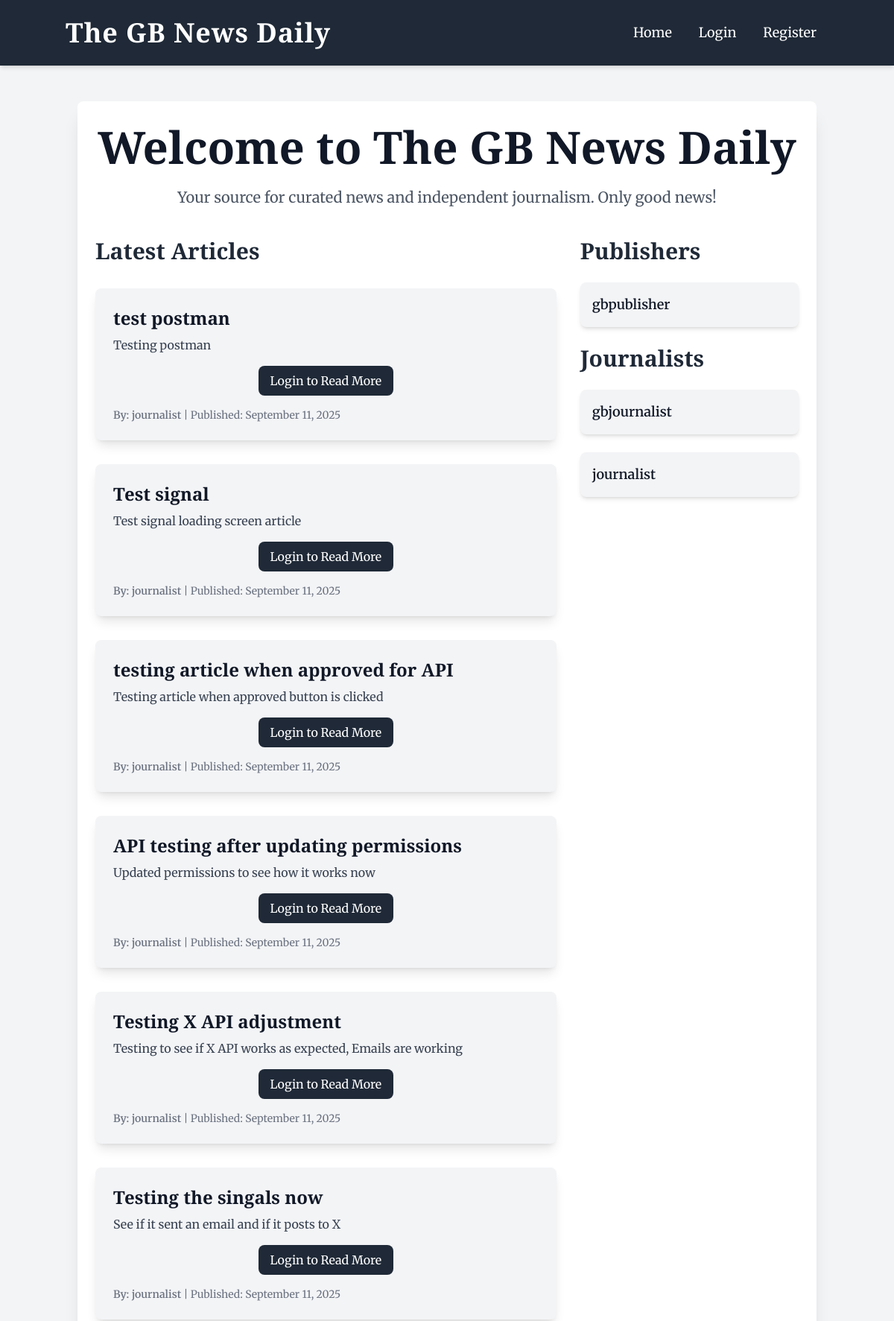
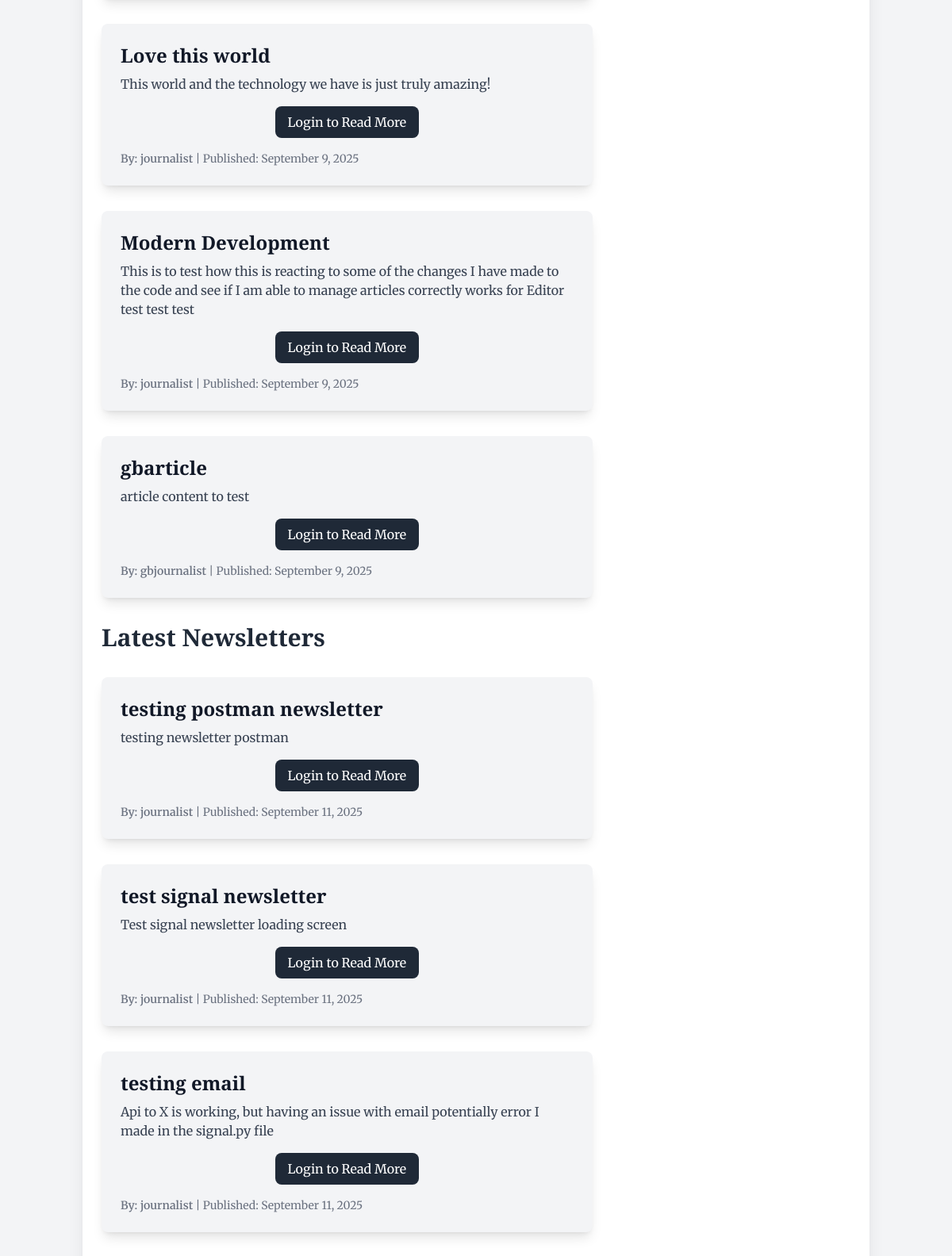
The page / (upper part) on the database its author committed (2 pictures, top to bottom).
### news/models.py (models this page shows, shortened)
class Article(models.Model):
    title = models.CharField(max_length=200)
    content = models.TextField()
    author = models.ForeignKey(
        CustomUser,
        on_delete=models.CASCADE,
        related_name='articles_written'
    )
    publisher = models.ForeignKey(
        Publisher,
        on_delete=models.CASCADE,
        related_name='articles_published',
        null=True,
        blank=True
    )
    approved = models.BooleanField(default=False)
    created_at = models.DateTimeField(auto_now_add=True)
    _original_approved = None
    def __init__(self, *args, **kwargs):
        super().__init__(*args, **kwargs)
        if self.pk is not None:
            self._original_approved = self.approved
        else:
            self._original_approved = None

class CustomUser(AbstractUser):
    ROLE_CHOICES = (
        ('reader', 'Reader'),
        ('editor', 'Editor'),
        ('journalist', 'Journalist'),
    )
    role = models.CharField(
        max_length=20,
        choices=ROLE_CHOICES,
        default='reader'
    )
    subscriptions_publishers = models.ManyToManyField(
        'Publisher',
        related_name='subscribers_to_publisher',
        blank=True
    )
    subscriptions_journalists = models.ManyToManyField(
        'self',
        related_name='followers',
        symmetrical=False,
        blank=True
    )
    articles = models.ManyToManyField(
        'Article',
        related_name='author_articles',
        blank=True
    )
    newsletters = models.ManyToManyField(
        'Newsletter',
        related_name='author_newsletters',
        blank=True
    )
    class Meta:
        verbose_name_plural = "Custom Users"

class Newsletter(models.Model):
    title = models.CharField(max_length=200)
    content = models.TextField()
    author = models.ForeignKey(
        CustomUser,
        on_delete=models.CASCADE,
        related_name='newsletters_written'
    )
    publisher = models.ForeignKey(
        Publisher,
        on_delete=models.CASCADE,
        related_name='newsletters_published',
        null=True,
        blank=True
    )
    approved = models.BooleanField(default=False)
    created_at = models.DateTimeField(auto_now_add=True)
    _original_approved = None
    def __init__(self, *args, **kwargs):
        super().__init__(*args, **kwargs)
        if self.pk is not None:
            self._original_approved = self.approved
        else:
            self._original_approved = None

class Publisher(models.Model):
    name = models.CharField(max_length=100)
    editors = models.ManyToManyField(
        CustomUser,
        related_name='publishers_editor',
        blank=True
    )
    journalists = models.ManyToManyField(
        CustomUser,
        related_name='publishers_journalist',
        blank=True
    )
    description = models.TextField(blank=True, null=True)

### news/views.py (the view)
# urls.py: path('', home, name='home'),
def home(request):
    approved_articles = (
        Article.objects.filter(approved=True)
        .order_by('-created_at')
    )
    approved_newsletters = (
        Newsletter.objects.filter(approved=True)
        .order_by('-created_at')
    )
    publishers = Publisher.objects.all()
    journalists = CustomUser.objects.filter(role='journalist')
    context = {
        'articles': approved_articles,
        'newsletters': approved_newsletters,
        'publishers': publishers,
        'journalists': journalists,
    }
    return render(request, 'news/home.html', context)

### news/templates/news/home.html (shortened to what this page needs)
{% extends "base.html" %}
{% block content %}
<div class="max-w-7xl mx-auto p-6 bg-white rounded-lg shadow-xl">
    <header class="text-center mb-10">
        <h1 class="text-6xl font-extrabold header-font text-gray-900 leading-tight">
            Welcome to The GB News Daily
        </h1>
        <p class="mt-4 text-xl text-gray-600">
            Your source for curated news and independent journalism. Only good news!
        </p>
    </header>
    <div class="grid grid-cols-1 md:grid-cols-2 lg:grid-cols-3 gap-8">
        <div class="lg:col-span-2 space-y-8">
            <h2 class="text-3xl font-bold header-font text-gray-800 mb-4">Latest Articles</h2>
            {% if articles %}
                {% for article in articles %}
                <div class="bg-gray-100 p-6 rounded-lg shadow-lg">
                    <h3 class="text-2xl font-bold header-font text-gray-900 mb-2">
                        <a href="{% url 'article_detail' article_id=article.id %}" class="hover:underline">
                            {{ article.title }}
                        </a>
                    </h3>
                    {% if user.is_authenticated %}
                    <p class="text-gray-700">
                        {{ article.content|safe }}
                    </p>
                    {% else %}
                    <p class="text-gray-700">
                        {{ article.content|truncatechars:200 }}
                    </p>
                    <div class="mt-4 text-center">
                        <a href="{% url 'login' %}" class="inline-block bg-gray-800 text-white px-4 py-2 rounded-lg hover:bg-gray-700 transition duration-200">
                            Login to Read More
                        </a>
                    </div>
                    {% endif %}
                    <div class="mt-4 text-sm text-gray-500">
                        <span class="font-semibold">By: {{ article.author.username }}</span> | <span>Published: {{ article.created_at|date:"F j, Y" }}</span>
                    </div>
                </div>
                {% endfor %}
            {% else %}
                <div class="text-center text-gray-500">
                    <p class="text-xl">No approved articles to display yet.</p>
                </div>
            {% endif %}
            <h2 class="text-3xl font-bold header-font text-gray-800 mb-4 mt-12">Latest Newsletters</h2>
            {% if newsletters %}
                {% for newsletter in newsletters %}
                <div class="bg-gray-100 p-6 rounded-lg shadow-lg">
                    <h3 class="text-2xl font-bold header-font text-gray-900 mb-2">
                        {{ newsletter.title }}
                    </h3>
                    {% if user.is_authenticated %}
                    <p class="text-gray-700">
                        {{ newsletter.content|safe }}
                    </p>
                    {% else %}
                    <p class="text-gray-700">
                        {{ newsletter.content|truncatechars:200 }}
                    </p>
                    <div class="mt-4 text-center">
                        <a href="{% url 'login' %}" class="inline-block bg-gray-800 text-white px-4 py-2 rounded-lg hover:bg-gray-700 transition duration-200">
                            Login to Read More
                        </a>
                    </div>
                    {% endif %}
                    <div class="mt-4 text-sm text-gray-500">
                        <span class="font-semibold">By: {{ newsletter.author.username }}</span> | <span>Published: {{ newsletter.created_at|date:"F j, Y" }}</span>
                    </div>
                </div>
                {% endfor %}
            {% else %}
                <div class="text-center text-gray-500">
                    <p class="text-xl">No approved newsletters to display yet.</p>
                </div>
            {% endif %}
        </div>
        <aside class="space-y-6">
            <h2 class="text-3xl font-bold header-font text-gray-800 mb-4">
                Publishers
            </h2>
            {% if publishers %}
                {% for publisher in publishers %}
                <div class="bg-gray-100 p-4 rounded-lg shadow-md flex justify-between items-center">
                    <div>
                        <h3 class="text-lg font-semibold text-gray-900">
                            {{ publisher.name }}
                        </h3>
                    </div>
                </div>
                {% endfor %}
            {% else %}
                <div class="bg-gray-100 p-4 rounded-lg shadow-md">
                    <p class="text-sm text-gray-500">No publishers available.</p>
                </div>
            {% endif %}
            <h2 class="text-3xl font-bold header-font text-gray-800 mb-4 mt-8">
                Journalists
            </h2>
            {% if journalists %}
                {% for journalist in journalists %}
                <div class="bg-gray-100 p-4 rounded-lg shadow-md flex justify-between items-center">
                    <div>
                        <h3 class="text-lg font-semibold text-gray-900">
                            {{ journalist.username }}
                        </h3>
                    </div>
                </div>
                {% endfor %}
            {% else %}
                <div class="text-center text-gray-500">
                    <p class="text-sm text-gray-500">No journalists available.</p>
                </div>
            {% endif %}
        </aside>
    </div>
</div>
{% endblock %}

### news/templates/news/base.html (shortened to what this page needs)
{% load static %}
<!DOCTYPE html>
<html lang="en">
<head>
    <script src="https://cdn.tailwindcss.com"></script>
</head>
<body class="flex flex-col min-h-screen">
    <header class="bg-gray-800 text-white p-6 shadow-md">
        <div class="container mx-auto flex justify-between items-center">
            <a href="{% url 'home' %}" class="text-4xl font-extrabold header-font tracking-wide">The GB News Daily</a>
            <nav>
                <a href="{% url 'home' %}" class="text-lg px-4 py-2 hover:bg-gray-700 rounded-lg transition duration-200">Home</a>
                {% if user.is_authenticated %}
                    {% if user.role.lower == 'journalist' %}
                    <a href="{% url 'journalist_dashboard' %}" class="text-lg px-4 py-2 hover:bg-gray-700 rounded-lg transition duration-200">Journalist Dashboard</a>
                    {% endif %}
                    {% if user.role.lower == 'editor' %}
                    <a href="{% url 'editor_dashboard' %}" class="text-lg px-4 py-2 hover:bg-gray-700 rounded-lg transition duration-200">Editor Dashboard</a>
                    <a href="{% url 'editor_content_management' %}" class="text-lg px-4 py-2 hover:bg-gray-700 rounded-lg transition duration-200">Content Management</a>
                    {% endif %}
                    {% if user.role.lower == 'reader' %}
                    <a href="{% url 'dashboard' %}" class="text-lg px-4 py-2 hover:bg-gray-700 rounded-lg transition duration-200">My Dashboard</a>
                    {% endif %}
                    <a href="{% url 'logout' %}" class="text-lg px-4 py-2 hover:bg-gray-700 rounded-lg transition duration-200">Logout</a>
                {% else %}
                    <a href="{% url 'login' %}" class="text-lg px-4 py-2 hover:bg-gray-700 rounded-lg transition duration-200">Login</a>
                    <a href="{% url 'register' %}" class="text-lg px-4 py-2 hover:bg-gray-700 rounded-lg transition duration-200">Register</a>
                {% endif %}
            </nav>
        </div>
    </header>
    <main class="container mx-auto mt-8 flex-grow p-4">
        {% block content %}
        {% endblock %}
    </main>
</body>
</html>

### news/templates/news/base.html (style rules this page uses)
body { font-family: 'Merriweather', serif; background-color: #F3F4F6; }
.header-font { font-family: 'Playfair Display', serif; }

### rows shown on the page
Article: title "test postman", content "Testing postman", author.username "journalist", created_at "September 11, 2025"
Article: title "Test signal", content "Test signal loading screen article", author.username "journalist", created_at "September 11, 2025"
Article: title "testing article when approved for API", content "Testing article when approved button is clicked", author.username "journalist", created_at "September 11, 2025"
Article: title "API testing after updating permissions", content "Updated permissions to see how it works now", author.username "journalist", created_at "September 11, 2025"
Article: title "Testing X API adjustment", content "Testing to see if X API works as expected, Emails are working", author.username "journalist", created_at "September 11, 2025"
Article: title "Testing the singals now", content "See if it sent an email and if it posts to X", author.username "journalist", created_at "September 11, 2025"
Article: title "Love this world", content "This world and the technology we have is just truly amazing!", author.username "journalist", created_at "September 9, 2025"
Article: title "Modern Development", content "This is to test how this is reacting to some of the changes I have made to the code and see if I am able to manage articles correctly works for Editor test test test", author.username "journalist", created_at "September 9, 2025"
Article: title "gbarticle", content "article content to test", author.username "gbjournalist", created_at "September 9, 2025"
Newsletter: title "testing postman newsletter", content "testing newsletter postman", author.username "journalist", created_at "September 11, 2025"
Newsletter: title "test signal newsletter", content "Test signal newsletter loading screen", author.username "journalist", created_at "September 11, 2025"
Newsletter: title "testing email", content "Api to X is working, but having an issue with email potentially error I made in the signal.py file", author.username "journalist", created_at "September 11, 2025"
Publisher: name "gbpublisher"
CustomUser: username "gbjournalist"
CustomUser: username "journalist"
